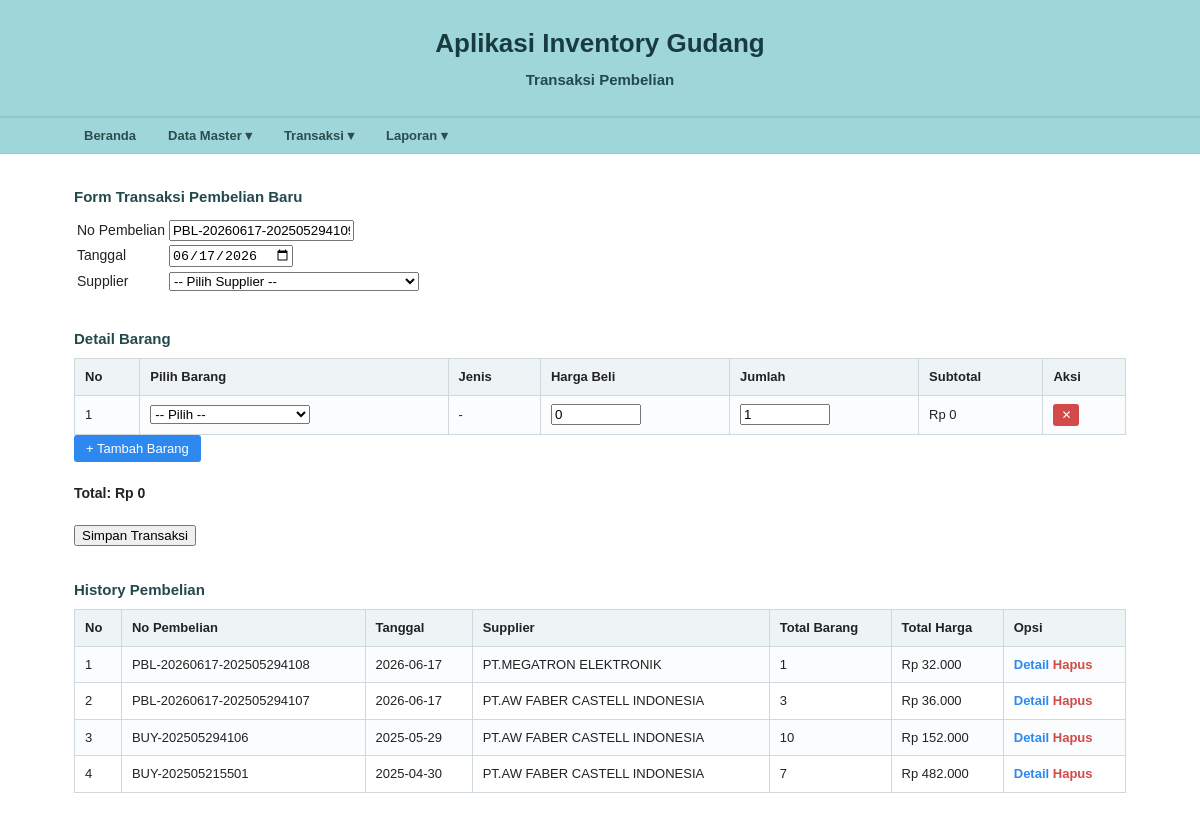
Screenshot of /transaksi/pembelian.php with the database file from the repository.
### tables this page shows
CREATE TABLE `tb_pembelian` (
  `no_pembelian` varchar(100) NOT NULL,
  `tanggal_pembelian` varchar(30) DEFAULT NULL,
  `id_supplier` varchar(100) DEFAULT NULL,
  `total_barangall` int(11) DEFAULT NULL,
  `total_hargaall` int(11) DEFAULT NULL
);

CREATE TABLE `tb_supplier` (
  `id_supplier` varchar(100) NOT NULL,
  `nama_supplier` text DEFAULT NULL,
  `alamat_supplier` text DEFAULT NULL,
  `telepon_supplier` varchar(100) DEFAULT NULL,
  `email_supplier` varchar(100) DEFAULT NULL,
  `pass_supplier` varchar(100) DEFAULT NULL
);

### classes/Database.php (called while the page is built, shortened)
<?php
class Database {
    private static $instance = null;
    private $koneksi;
    private function __construct() {
        $host     = "localhost";
        $username = "root";
        $password = "";
        $database = "db_inventory";
        $this->koneksi = mysqli_connect($host, $username, $password, $database);
        mysqli_set_charset($this->koneksi, "utf8");
    }
    public static function getInstance() {
        if (self::$instance === null) {
            self::$instance = new Database();
        }
        return self::$instance;
    }
    public function query($sql) {
        return mysqli_query($this->koneksi, $sql);
    }
}

### classes/Pembelian.php (called while the page is built, shortened)
<?php
require_once __DIR__ . '/Database.php';
class Pembelian {
    private $db;
    public function __construct() {
        $this->db     = Database::getInstance();
    }
    public function getAll() {
        return $this->db->query(
            "SELECT p.*, s.nama_supplier FROM tb_pembelian p
             JOIN tb_supplier s ON p.id_supplier = s.id_supplier
             ORDER BY p.no_pembelian DESC"
        );
    }
    public function generateNomor() {
        $res = $this->db->query(
            "SELECT no_pembelian FROM tb_pembelian ORDER BY no_pembelian DESC LIMIT 1"
        );
        $row   = mysqli_fetch_assoc($res);
        $parts = explode('-', $row['no_pembelian']);
        $last  = (int)end($parts);
        return 'PBL-' . date('Ymd') . '-' . str_pad($last + 1, 3, '0', STR_PAD_LEFT);
    }
}

### transaksi/pembelian.php (the view, shortened to what this page needs)
<?php
require_once ROOT . '/classes/Pembelian.php';
$pembelian = new Pembelian();
$viewDetail = null;
$viewHeader = null;
$autoNo = $pembelian->generateNomor();
function rupiah($n) { return 'Rp ' . number_format($n, 0, ',', '.'); }
?>
<!DOCTYPE html>
<html lang="id">
<head>
  <link rel="stylesheet" href="<?= ROOT ?>/style.css">
</head>
<body>
<div class="judul">
  <h1>Aplikasi Inventory Gudang</h1>
  <h2>Transaksi Pembelian</h2>
</div>
<?php include ROOT . '/includes/navbar.php'; ?>
<div class="container">
  <?php if ($viewHeader): ?>
    <h3>Detail Pembelian: <?= $viewHeader['no_pembelian'] ?></h3>
    <table>
      <tr><td>No Pembelian</td><td>: <?= $viewHeader['no_pembelian'] ?></td></tr>
      <tr><td>Tanggal</td><td>: <?= $viewHeader['tanggal_pembelian'] ?></td></tr>
      <tr><td>Supplier</td><td>: <?= $viewHeader['nama_supplier'] ?></td></tr>
      <tr><td>Total Barang</td><td>: <?= $viewHeader['total_barangall'] ?></td></tr>
      <tr><td>Total Harga</td><td>: <?= rupiah($viewHeader['total_hargaall']) ?></td></tr>
    </table>
    <br>
    <table border="1" class="table">
      <tr><th>No</th><th>Kode Barang</th><th>Nama Barang</th><th>Jenis</th><th>Satuan</th><th>Jumlah</th><th>Harga Satuan</th><th>Total</th></tr>
      <?php $no=1; while($d=mysqli_fetch_assoc($viewDetail)): ?>
      <tr>
        <td><?= $no++ ?></td>
        <td><?= $d['kd_barang'] ?></td>
        <td><?= $d['nama_barang'] ?></td>
        <td><?= $d['jenis'] ?></td>
        <td><?= $d['satuan'] ?></td>
        <td><?= $d['jumlah_barang'] ?></td>
        <td><?= rupiah($d['harga_barang']) ?></td>
        <td><?= rupiah($d['total_harga']) ?></td>
      </tr>
      <?php endwhile; ?>
    </table>
    <br><a class="tombol" href="pembelian.php">← Kembali</a>
  <?php else: ?>
    <h3>Form Transaksi Pembelian Baru</h3>
    <form action="pembelian.php" method="post">
      <table>
        <tr><td>No Pembelian</td>
          <td><input type="text" name="no_pembelian" value="<?= $autoNo ?>" readonly></td></tr>
        <tr><td>Tanggal</td>
          <td><input type="date" name="tanggal_pembelian" value="<?= date('Y-m-d') ?>" required></td></tr>
        <tr><td>Supplier</td>
          <td>
            <select name="id_supplier" required>
              <option value="">-- Pilih Supplier --</option>
            </select>
          </td></tr>
      </table>
      <br>
      <h3>Detail Barang</h3>
      <table border="1" class="table detail-table" id="tblDetail">
        <tr>
          <th>No</th><th>Pilih Barang</th><th>Jenis</th>
          <th>Harga Beli</th><th>Jumlah</th><th>Subtotal</th><th>Aksi</th>
        </tr>
        <tr id="row1">
          <td>1</td>
          <td>
            <select name="kd_barang[]" onchange="isiHarga(this)" required>
              <option value="">-- Pilih --</option>
            </select>
          </td>
          <td class="jenis_label">-</td>
          <td><input type="number" name="harga_barang[]" class="harga_field" value="0" min="0" onchange="hitungSubtotal(this)"></td>
          <td><input type="number" name="jumlah_barang[]" value="1" min="1" onchange="hitungSubtotal(this)"></td>
          <td class="subtotal_label">Rp 0</td>
          <td><button type="button" class="btn-del" onclick="hapusBaris(this)">✕</button></td>
        </tr>
      </table>
      <button type="button" class="btn-add" onclick="tambahBaris()">+ Tambah Barang</button>
      <br><br>
      <strong>Total: <span id="grandTotal">Rp 0</span></strong>
      <br><br>
      <input type="submit" value="Simpan Transaksi">
    </form>
    <br>
    <h3>History Pembelian</h3>
    <table border="1" class="table">
      <tr><th>No</th><th>No Pembelian</th><th>Tanggal</th><th>Supplier</th><th>Total Barang</th><th>Total Harga</th><th>Opsi</th></tr>
      <?php $no=1; $res=$pembelian->getAll(); while($d=mysqli_fetch_assoc($res)): ?>
      <tr>
        <td><?= $no++ ?></td>
        <td><?= $d['no_pembelian'] ?></td>
        <td><?= $d['tanggal_pembelian'] ?></td>
        <td><?= $d['nama_supplier'] ?></td>
        <td><?= $d['total_barangall'] ?></td>
        <td><?= rupiah($d['total_hargaall']) ?></td>
        <td>
          <a class="edit" href="pembelian.php?detail=<?= urlencode($d['no_pembelian']) ?>">Detail</a>
          <a class="hapus" href="pembelian.php?hapus=<?= urlencode($d['no_pembelian']) ?>"
             onclick="return confirm('Hapus transaksi? Stok akan dikembalikan.')">Hapus</a>
        </td>
      </tr>
      <?php endwhile; ?>
    </table>
  <?php endif; ?>
</div>
</body>
</html>

### style.css (style rules this page uses)
* { box-sizing: border-box; }
html, body { margin: 0; padding: 0; }
body { font-family: Arial, Helvetica, sans-serif; font-size: 14px; color: #222; background: #fff; line-height: 1.5; }
.judul { background: #9fd6d9; border-bottom: 1px solid #8ec8cb; padding: 24px 16px; text-align: center; }
.judul h1 { margin: 0 0 6px 0; font-size: 26px; font-weight: 700; color: #183b3f; }
.judul h2 { margin: 0; font-size: 15px; font-weight: 700; color: #24494d; }
.container { max-width: 1100px; margin: 0 auto; padding: 20px 24px; }
h3 { margin: 12px 0 8px; font-size: 15px; color: #24494d; }
.table { width: 100%; border-collapse: collapse; background: #fff; margin-top: 6px; }
.table th, .table td { border: 1px solid #cfd8dc; padding: 8px 10px; vertical-align: middle; }
.table th { background: #eef4f6; font-weight: 700; text-align: left; font-size: 13px; }
.table td { font-size: 13px; }
.table tr:nth-child(even) td { background: #fafcfd; }
a.edit, a.hapus { text-decoration: none; font-weight: 600; font-size: 13px; }
a.edit { color: #2d89ef; }
a.hapus { color: #d24a4a; }

### transaksi/pembelian.php (style rules this page uses)
.btn-add { background:#2d89ef; color:#fff; border:none; padding:6px 12px; cursor:pointer; border-radius:3px; font-size:13px; }
.btn-del { background:#d24a4a; color:#fff; border:none; padding:4px 8px; cursor:pointer; border-radius:3px; font-size:12px; }
.detail-table input[type=number], .detail-table input[type=text] { width:90px; }
.detail-table select { width:160px; }

### rows the page displays
tb_pembelian: no_pembelian "PBL-20260617-202505294108", tanggal_pembelian "2026-06-17", id_supplier.nama_supplier "PT.MEGATRON ELEKTRONIK", total_barangall "1", total_hargaall "Rp 32.000"
tb_pembelian: no_pembelian "PBL-20260617-202505294107", tanggal_pembelian "2026-06-17", id_supplier.nama_supplier "PT.AW FABER CASTELL INDONESIA", total_barangall "3", total_hargaall "Rp 36.000"
tb_pembelian: no_pembelian "BUY-202505294106", tanggal_pembelian "2025-05-29", id_supplier.nama_supplier "PT.AW FABER CASTELL INDONESIA", total_barangall "10", total_hargaall "Rp 152.000"
tb_pembelian: no_pembelian "BUY-202505215501", tanggal_pembelian "2025-04-30", id_supplier.nama_supplier "PT.AW FABER CASTELL INDONESIA", total_barangall "7", total_hargaall "Rp 482.000"
